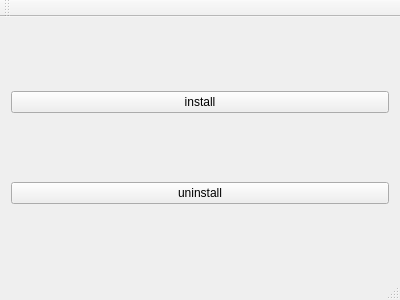
<?xml version="1.0" encoding="UTF-8"?>
<ui version="4.0">
 <class>MainWindow</class>
 <widget class="QMainWindow" name="MainWindow">
  <property name="geometry">
   <rect>
    <x>0</x>
    <y>0</y>
    <width>400</width>
    <height>300</height>
   </rect>
  </property>
  <property name="windowTitle">
   <string>MainWindow</string>
  </property>
  <widget class="QWidget" name="centralWidget">
   <layout class="QVBoxLayout" name="verticalLayout">
    <item>
     <widget class="QPushButton" name="pushButton">
      <property name="text">
       <string>install</string>
      </property>
     </widget>
    </item>
    <item>
     <widget class="QPushButton" name="pushButton_2">
      <property name="text">
       <string>uninstall</string>
      </property>
     </widget>
    </item>
   </layout>
  </widget>
  <widget class="QMenuBar" name="menuBar">
   <property name="geometry">
    <rect>
     <x>0</x>
     <y>0</y>
     <width>400</width>
     <height>25</height>
    </rect>
   </property>
  </widget>
  <widget class="QToolBar" name="mainToolBar">
   <attribute name="toolBarArea">
    <enum>TopToolBarArea</enum>
   </attribute>
   <attribute name="toolBarBreak">
    <bool>false</bool>
   </attribute>
  </widget>
  <widget class="QStatusBar" name="statusBar"/>
 </widget>
 <layoutdefault spacing="6" margin="11"/>
 <resources/>
 <connections/>
</ui>
